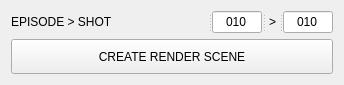
<?xml version="1.0" encoding="UTF-8"?>
<ui version="4.0">
 <class>CreateScene</class>
 <widget class="QWidget" name="CreateScene">
  <property name="geometry">
   <rect>
    <x>0</x>
    <y>0</y>
    <width>344</width>
    <height>79</height>
   </rect>
  </property>
  <property name="windowTitle">
   <string>Create Scene</string>
  </property>
  <layout class="QVBoxLayout" name="verticalLayout">
   <item>
    <widget class="QSplitter" name="splitter">
     <property name="orientation">
      <enum>Qt::Horizontal</enum>
     </property>
     <widget class="QLabel" name="lab_episode">
      <property name="text">
       <string>EPISODE &gt; SHOT</string>
      </property>
     </widget>
     <widget class="QLineEdit" name="lin_episode">
      <property name="maximumSize">
       <size>
        <width>50</width>
        <height>16777215</height>
       </size>
      </property>
      <property name="text">
       <string>010</string>
      </property>
      <property name="alignment">
       <set>Qt::AlignCenter</set>
      </property>
     </widget>
     <widget class="QLabel" name="lab_shot">
      <property name="maximumSize">
       <size>
        <width>20</width>
        <height>16777215</height>
       </size>
      </property>
      <property name="text">
       <string>&gt;</string>
      </property>
      <property name="alignment">
       <set>Qt::AlignCenter</set>
      </property>
     </widget>
     <widget class="QLineEdit" name="lin_shot">
      <property name="maximumSize">
       <size>
        <width>50</width>
        <height>16777215</height>
       </size>
      </property>
      <property name="text">
       <string>010</string>
      </property>
      <property name="alignment">
       <set>Qt::AlignCenter</set>
      </property>
     </widget>
    </widget>
   </item>
   <item>
    <widget class="QPushButton" name="pushButton">
     <property name="minimumSize">
      <size>
       <width>0</width>
       <height>35</height>
      </size>
     </property>
     <property name="text">
      <string>CREATE RENDER SCENE</string>
     </property>
    </widget>
   </item>
  </layout>
 </widget>
 <resources/>
 <connections/>
</ui>
